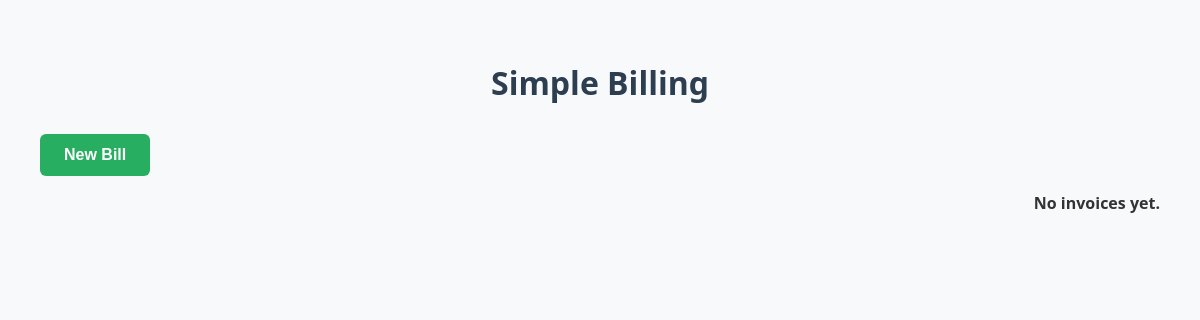
Before: / with the older database file.
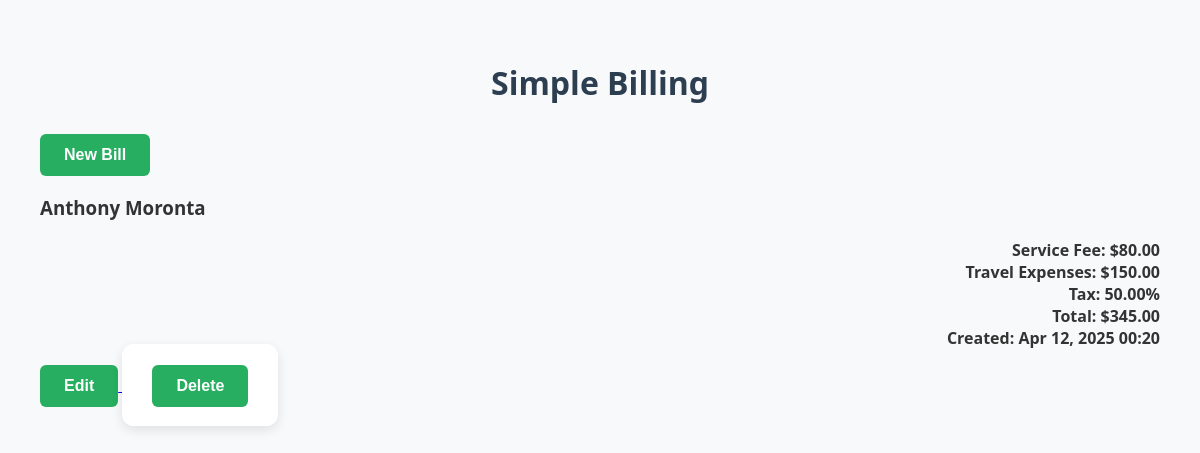
After: the same page with the newer database file.
### simpleBilling/models.py (models this page shows, shortened)
class Invoice(models.Model):
    client = models.ForeignKey('Client', on_delete=models.CASCADE)
    billing_date = models.DateTimeField(auto_now_add=True)
    service_fee = models.DecimalField(max_digits=10, decimal_places=2)
    travel_expenses = models.DecimalField(max_digits=10, decimal_places=2)
    tax_percent = models.DecimalField(max_digits=5, decimal_places=2)
    total = models.DecimalField(max_digits=10, decimal_places=2, blank=True, null=True)
    notes = models.TextField(blank=True, null=True)
    created_at = models.DateTimeField(auto_now_add=True)

class Client(models.Model):
    name = models.CharField(max_length=255)
    email = models.EmailField(blank=True, null=True)
    created_at = models.DateTimeField(auto_now_add=True)

### simpleBilling/views.py (the view, shortened to what this page needs)
# urls.py: path('', views.invoice_list_create_view, name="home"),
def invoice_list_create_view(request):
    invoices = Invoice.objects.select_related("client").prefetch_related("attachments").order_by("-billing_date")
    return render(request, "simpleBilling/invoice.html", {
        'invoices': invoices
    })

### simpleBilling/templates/simpleBilling/invoice.html (shortened to what this page needs)
{% load static %}
<!DOCTYPE html>
<html>
    <head>
        <link rel="stylesheet" href="{% static 'simpleBilling/css/styles.css' %}">
    </head>
    <body>
        <h1>Simple Billing</h1>
        <a href="{%url 'create-invoice' %}">
            <button id="show-form-btn">New Bill</button>
        </a>
        <br>
        <div id=invoices-list>
            {% for invoice in invoices%}
                <div class="invoice-card">
                    <h3>{{ invoice.client.name }}</h3>
                    <p>
                        Service Fee: ${{ invoice.service_fee }} <br>
                        Travel Expenses: ${{ invoice.travel_expenses }} <br>
                        Tax: {{ invoice.tax_percent }}%<br>
                        Total: ${{ invoice.total }}<br>
                        Created: {{ invoice.billing_date|date:"M d, Y H:i" }}
                    </p>
                    <a href="{%url 'edit-invoice' invoice.id %}">
                        <button id="show-form-btn">Edit</button>
                    </a>
                    <form method="post" action="{% url 'delete-invoice' invoice.id %}" style="display: inline;">
                        <button type="submit" onclick="return confirm('Are you ok deleting this bill? ');">
                            Delete
                        </button>
                    </form>
                </div>
            {% empty %}
                <p> No invoices yet. </p>
            {% endfor %}
        </div>
    </body>
</html>

Changed rows visible on the page:
added Invoice: client.name "Anthony Moronta", service_fee "80.00", travel_expenses "150.00", tax_percent "50.00", total "345.00", billing_date "Apr 12, 2025 00:20"
Other visible differences:
text no longer shown: "No invoices yet."
